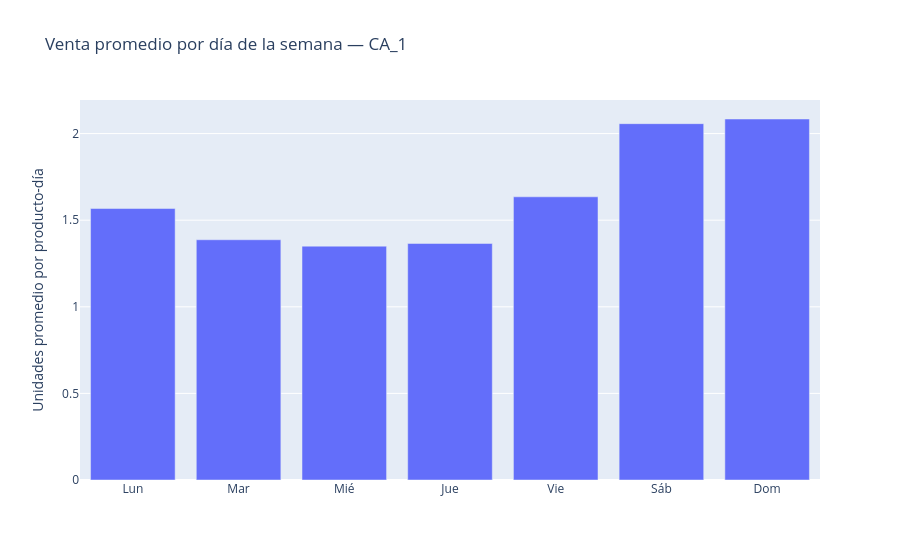

Write notebook code for a chart like this one.
### Code cell
dias = ["Lun", "Mar", "Mié", "Jue", "Vie", "Sáb", "Dom"]

por_dia = (df.with_columns(dia=pl.col("date").dt.weekday())   # 1 = lunes … 7 = domingo
             .group_by("dia").agg(venta_media=pl.col("sales").mean())
             .sort("dia").to_pandas())
por_dia["dia"] = por_dia["dia"].map(lambda d: dias[d - 1])

fig = px.bar(por_dia, x="dia", y="venta_media",
             labels={"dia": "", "venta_media": "Unidades promedio por producto-día"},
             title="Venta promedio por día de la semana — CA_1")
guardar(fig, "04a_dia_semana")

### Figure 1 — Plotly figure (JSON) as saved in the notebook; plotly's stock layout.template omitted (floating-point values rounded to 4 significant figures)
{"data": [{"hovertemplate": "=%{x}<br>Unidades promedio por producto-día=%{y}<extra></extra>", "legendgroup": "", "marker": {"color": "#636efa", "pattern": {"shape": ""}}, "name": "", "orientation": "v", "showlegend": false, "textposition": "auto", "type": "bar", "x": ["Lun", "Mar", "Mié", "Jue", "Vie", "Sáb", "Dom"], "xaxis": "x", "y": [1.567, 1.387, 1.35, 1.366, 1.635, 2.057, 2.084], "yaxis": "y"}], "layout": {"barmode": "relative", "legend": {"tracegroupgap": 0}, "title": {"text": "Venta promedio por día de la semana — CA_1"}, "xaxis": {"anchor": "y", "domain": [0, 1], "title": {"text": ""}}, "yaxis": {"anchor": "x", "domain": [0, 1], "title": {"text": "Unidades promedio por producto-día"}}}}
